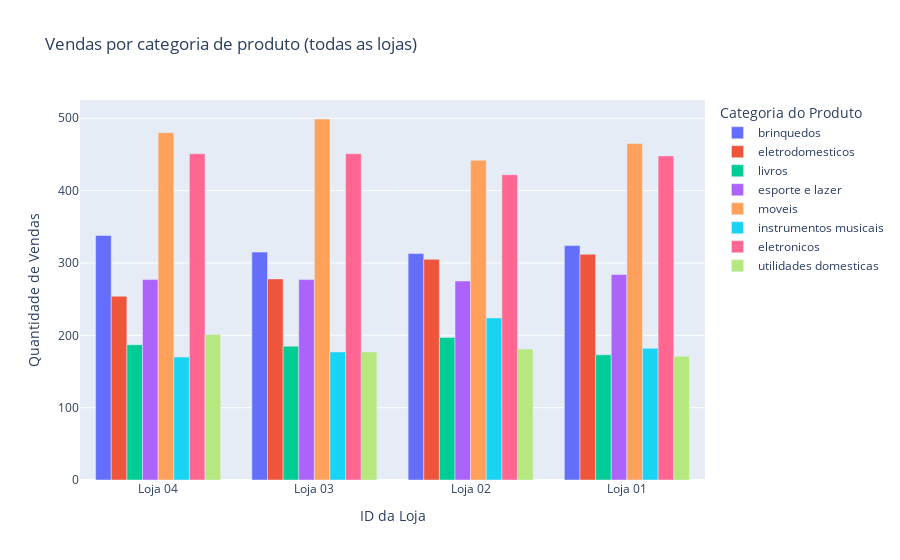

The notebook cell saved with this chart:
### Markdown cell above
## Visualizando as vendas por categoria de cada loja

Vamos visualizar as vendas por categoria de cada loja em um único gráfico de barras, agupando as vendas por loja.
A escolha do gráfico de barras se dá pela facilidade de compreensão e pela quantidade de dados que iremos visualizar.

### Code cell
fig = px.bar(vendas_categoria_lojas,
             x='ID da Loja',
             y='Quantidade de vendas',
             color='Categoria do Produto',
             barmode='group',
             title='Vendas por categoria de produto (todas as lojas)'
            )

fig.update_yaxes(title_text='Quantidade de Vendas')

fig.show()

### Figure 1 — Plotly figure (JSON) as saved in the notebook; plotly's stock layout.template omitted (floating-point values rounded to 4 significant figures)
{"data": [{"alignmentgroup": "True", "hovertemplate": "Categoria do Produto=brinquedos<br>ID da Loja=%{x}<br>Quantidade de vendas=%{y}<extra></extra>", "legendgroup": "brinquedos", "marker": {"color": "#636efa", "pattern": {"shape": ""}}, "name": "brinquedos", "offsetgroup": "brinquedos", "orientation": "v", "showlegend": true, "textposition": "auto", "type": "bar", "x": ["Loja 04", "Loja 03", "Loja 02", "Loja 01"], "xaxis": "x", "y": [338, 315, 313, 324], "yaxis": "y"}, {"alignmentgroup": "True", "hovertemplate": "Categoria do Produto=eletrodomesticos<br>ID da Loja=%{x}<br>Quantidade de vendas=%{y}<extra></extra>", "legendgroup": "eletrodomesticos", "marker": {"color": "#EF553B", "pattern": {"shape": ""}}, "name": "eletrodomesticos", "offsetgroup": "eletrodomesticos", "orientation": "v", "showlegend": true, "textposition": "auto", "type": "bar", "x": ["Loja 04", "Loja 03", "Loja 02", "Loja 01"], "xaxis": "x", "y": [254, 278, 305, 312], "yaxis": "y"}, {"alignmentgroup": "True", "hovertemplate": "Categoria do Produto=livros<br>ID da Loja=%{x}<br>Quantidade de vendas=%{y}<extra></extra>", "legendgroup": "livros", "marker": {"color": "#00cc96", "pattern": {"shape": ""}}, "name": "livros", "offsetgroup": "livros", "orientation": "v", "showlegend": true, "textposition": "auto", "type": "bar", "x": ["Loja 04", "Loja 03", "Loja 02", "Loja 01"], "xaxis": "x", "y": [187, 185, 197, 173], "yaxis": "y"}, {"alignmentgroup": "True", "hovertemplate": "Categoria do Produto=esporte e lazer<br>ID da Loja=%{x}<br>Quantidade de vendas=%{y}<extra></extra>", "legendgroup": "esporte e lazer", "marker": {"color": "#ab63fa", "pattern": {"shape": ""}}, "name": "esporte e lazer", "offsetgroup": "esporte e lazer", "orientation": "v", "showlegend": true, "textposition": "auto", "type": "bar", "x": ["Loja 04", "Loja 03", "Loja 02", "Loja 01"], "xaxis": "x", "y": [277, 277, 275, 284], "yaxis": "y"}, {"alignmentgroup": "True", "hovertemplate": "Categoria do Produto=moveis<br>ID da Loja=%{x}<br>Quantidade de vendas=%{y}<extra></extra>", "legendgroup": "moveis", "marker": {"color": "#FFA15A", "pattern": {"shape": ""}}, "name": "moveis", "offsetgroup": "moveis", "orientation": "v", "showlegend": true, "textposition": "auto", "type": "bar", "x": ["Loja 04", "Loja 03", "Loja 02", "Loja 01"], "xaxis": "x", "y": [480, 499, 442, 465], "yaxis": "y"}, {"alignmentgroup": "True", "hovertemplate": "Categoria do Produto=instrumentos musicais<br>ID da Loja=%{x}<br>Quantidade de vendas=%{y}<extra></extra>", "legendgroup": "instrumentos musicais", "marker": {"color": "#19d3f3", "pattern": {"shape": ""}}, "name": "instrumentos musicais", "offsetgroup": "instrumentos musicais", "orientation": "v", "showlegend": true, "textposition": "auto", "type": "bar", "x": ["Loja 04", "Loja 03", "Loja 02", "Loja 01"], "xaxis": "x", "y": [170, 177, 224, 182], "yaxis": "y"}, {"alignmentgroup": "True", "hovertemplate": "Categoria do Produto=eletronicos<br>ID da Loja=%{x}<br>Quantidade de vendas=%{y}<extra></extra>", "legendgroup": "eletronicos", "marker": {"color": "#FF6692", "pattern": {"shape": ""}}, "name": "eletronicos", "offsetgroup": "eletronicos", "orientation": "v", "showlegend": true, "textposition": "auto", "type": "bar", "x": ["Loja 04", "Loja 03", "Loja 02", "Loja 01"], "xaxis": "x", "y": [451, 451, 422, 448], "yaxis": "y"}, {"alignmentgroup": "True", "hovertemplate": "Categoria do Produto=utilidades domesticas<br>ID da Loja=%{x}<br>Quantidade de vendas=%{y}<extra></extra>", "legendgroup": "utilidades domesticas", "marker": {"color": "#B6E880", "pattern": {"shape": ""}}, "name": "utilidades domesticas", "offsetgroup": "utilidades domesticas", "orientation": "v", "showlegend": true, "textposition": "auto", "type": "bar", "x": ["Loja 04", "Loja 03", "Loja 02", "Loja 01"], "xaxis": "x", "y": [201, 177, 181, 171], "yaxis": "y"}], "layout": {"barmode": "group", "legend": {"title": {"text": "Categoria do Produto"}, "tracegroupgap": 0}, "title": {"text": "Vendas por categoria de produto (todas as lojas)"}, "xaxis": {"anchor": "y", "domain": [0, 1], "title": {"text": "ID da Loja"}}, "yaxis": {"anchor": "x", "domain": [0, 1], "title": {"text": "Quantidade de Vendas"}}}}
